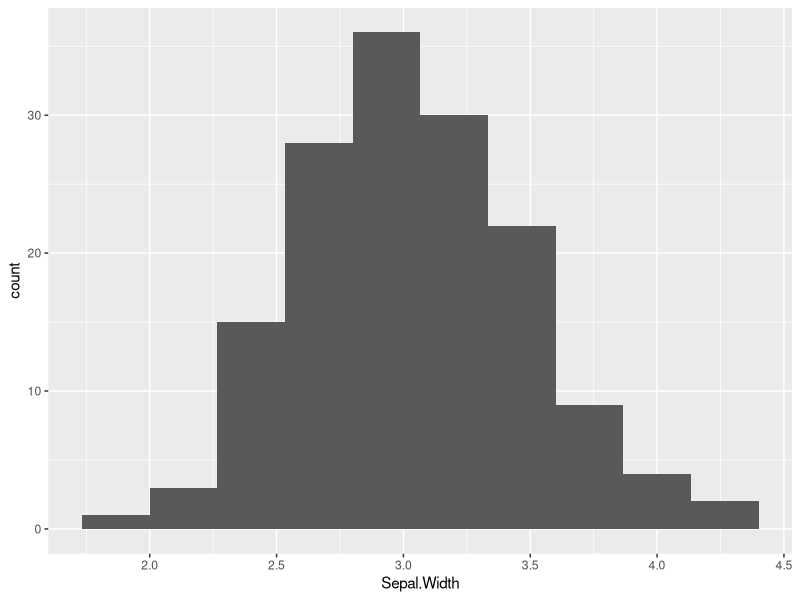
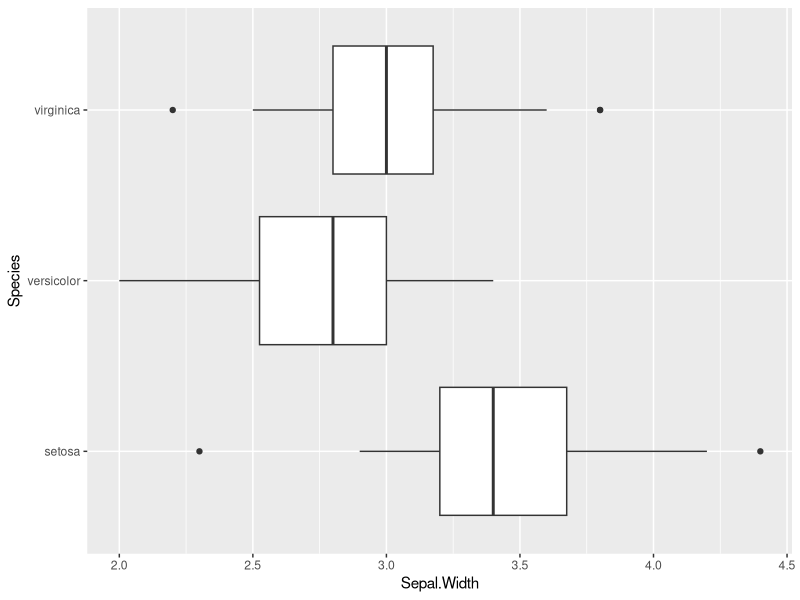
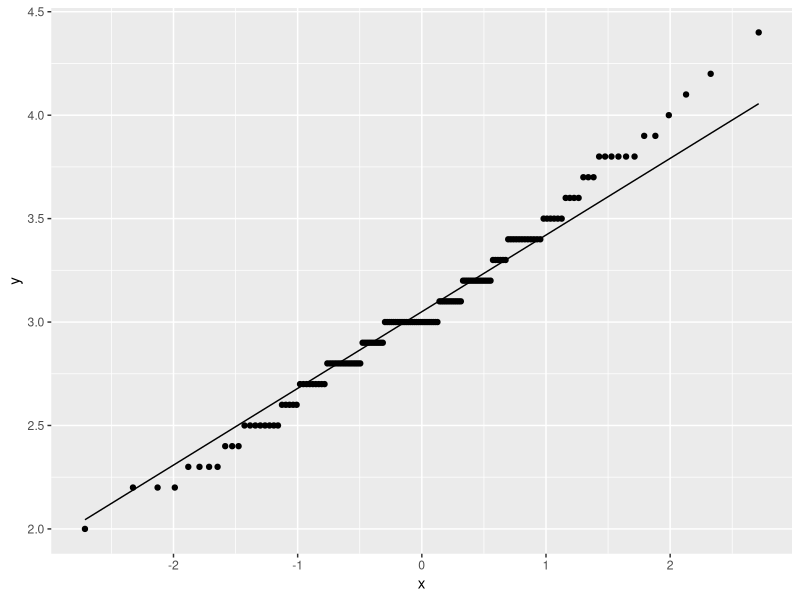
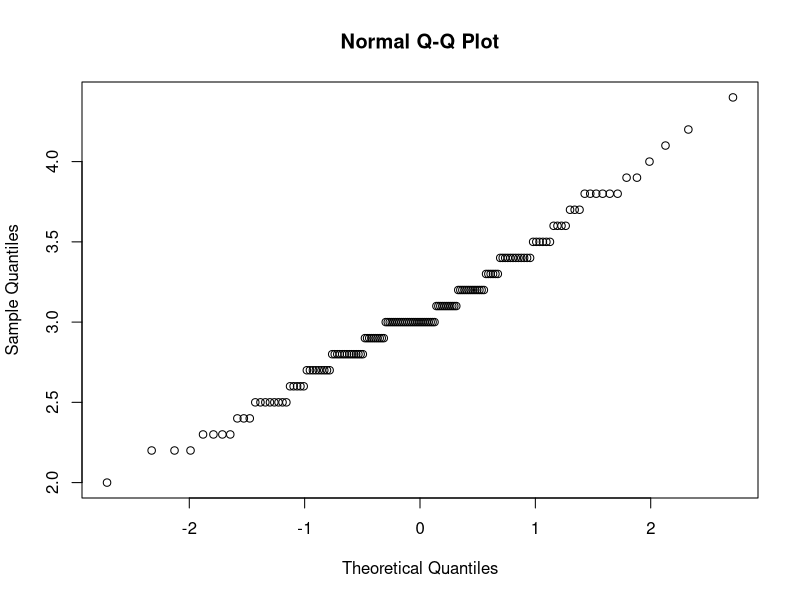

These figures' R source, in order:
#####Stats in R 03.17.2023
##### Shelby Lineberry

### This is part of an R Users group at CDPHE. This might be helpful if 
### you're doing a project that requires some statistical analysis 


install.packages("datasets")
library(datasets)
library(ggplot2)
library(dplyr)
data("iris")


#Summary Data for Iris Data Set
summary(iris)



#Histogram
ggplot(iris, aes(x=Sepal.Width))+ geom_histogram(bins=10)

#Box Plot by Species
ggplot(iris, aes(x=Sepal.Width, y=Species))+ geom_boxplot()

#QQ Plot
ggplot(iris, aes(sample=Sepal.Width))+stat_qq()+ stat_qq_line() 
qqnorm(iris$Sepal.Width)

#Student's t Test

# t.test(x, y = NULL,
#        mu = 0, var.equal = FALSE)
# arguments:
# - x : A vector to compute the one-sample t-test
# - y: A second vector to compute the two sample t-test
# - mu: Mean of the population- var.equal: Specify if the variance of the two vectors are equal. By default, set to `FALSE`

#One Sample T Test

#Two Sided Tests
t.test(iris$Sepal.Width, mu=3)

t.test(iris$Sepal.Width, mu=2)


#One Sided Tests
t.test(iris$Sepal.Width, mu=3, alternative="less")

t.test(iris$Sepal.Width, mu=2, alternative="greater")

#Two Sample Independent Test

iris2<-iris %>% filter(Species!="setosa")

#Test of Equal Variances
var.test(Sepal.Width~Species, data=iris2)

#Tests of Normality
with(iris2, shapiro.test(Sepal.Width[Species=="versicolor"]))
with(iris2, shapiro.test(Sepal.Width[Species=="virginica"]))
shapiro.test(iris$Sepal.Width)




t.test(Sepal.Width~Species, data=iris2, var.equal=TRUE)






